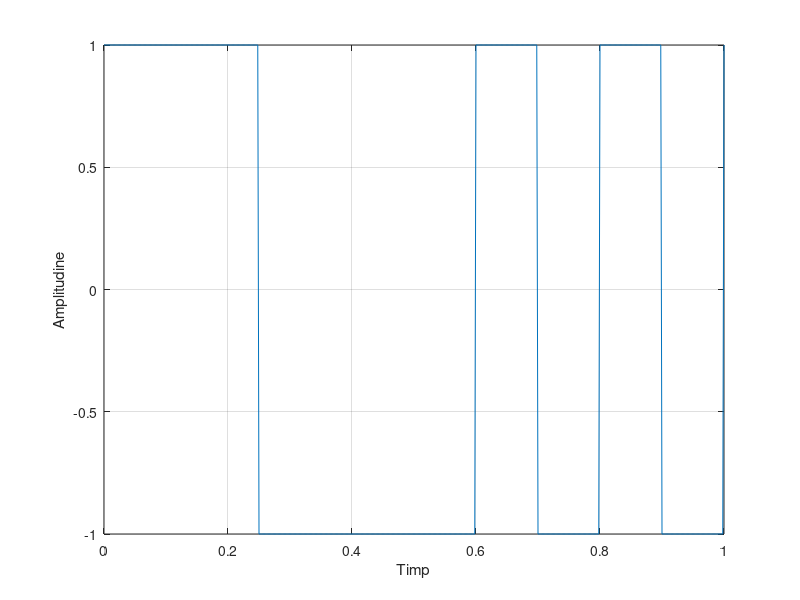

MATLAB code for this plot:
%a)
n = 5; % timpul 
t = 0:0.002:1,5;
s = square(2*pi*n*t);
s(find(t >= 0 & t < 0.25)) = 1;
s(find(t >= 0.25 & t < 0.5)) = -1;
axis([0 5 -2 2])

plot(t, s)
grid
xlabel('Timp')
ylabel('Amplitudine')